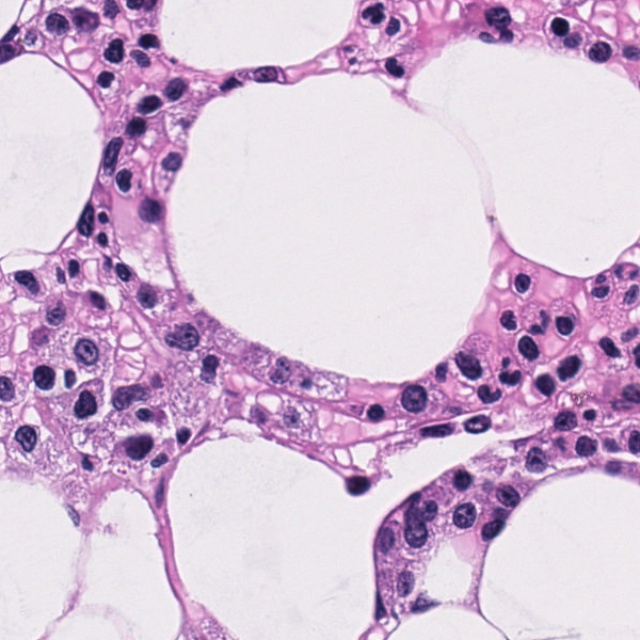
#> input picture projects/TensorflowSlightlyFlexibleUNet/MBM/mini_test/images/barrdistorted_101_0.3_0.3_1019.jpg, 640 x 640 px; its folder holds 4 pictures in this run
$ python sharpen.py
#> lines starting #> are read from the running program, lines starting #| are printed output that depends on the picture
# Copyright 2024 antillia.com Toshiyuki Arai
#
# Licensed under the Apache License, Version 2.0 (the "License");
# you may not use this file except in compliance with the License.
# You may obtain a copy of the License at
#
#    http://www.apache.org/licenses/LICENSE-2.0
#
# Unless required by applicable law or agreed to in writing, software
# distributed under the License is distributed on an "AS IS" BASIS,
# WITHOUT WARRANTIES OR CONDITIONS OF ANY KIND, either express or implied.
# See the License for the specific language governing permissions and
# limitations under the License.
#
# sharpen.py
# 2024/09/19

import os
import glob
import cv2
import numpy as np
import shutil
import traceback

def sharpen(images_dir, sharpen_k, output_dir):
#> called with images_dir = './mini_test/images', sharpen_k = 1, output_dir = './sharpened'
  image_files = glob.glob(images_dir + "/*.jpg")
  for image_file in image_files:
    basename = os.path.basename(image_file)
    image = cv2.imread(image_file)
#> image is the input picture: shape (640, 640, 3); mean B, G, R 212.4, 187.6, 211
    if sharpen_k > 0:
      k = sharpen_k
      kernel = np.array([[-k, -k, -k],
                       [-k, 1+8*k, -k],
                       [-k, -k, -k]])
    sharpened = cv2.filter2D(image, ddepth=-1, kernel=kernel)
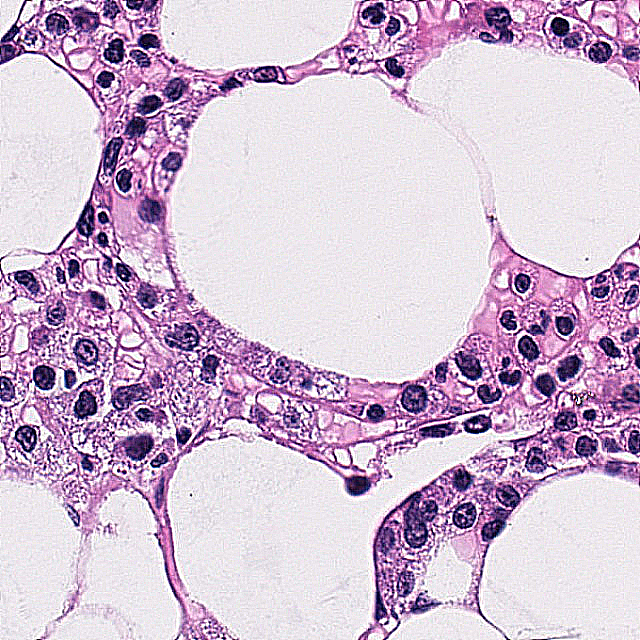
#> sharpened: shape (640, 640, 3); mean B, G, R 209.8, 186.5, 207.4
    output_file = os.path.join(output_dir, basename)

    cv2.imwrite(output_file, sharpened)
    print("--- Saved {}".format(output_file))
#> pass 2 of the loop in sharpen, `for image_file in image_files:`:
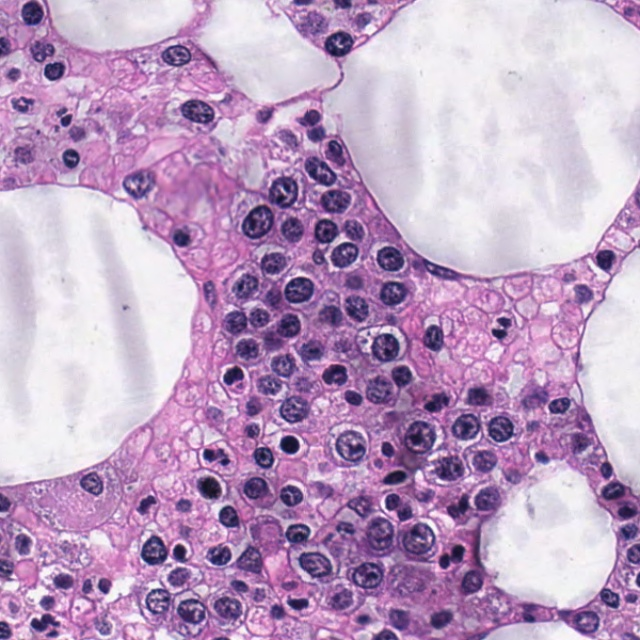
#> input picture projects/TensorflowSlightlyFlexibleUNet/MBM/mini_test/images/barrdistorted_101_0.3_0.3_1029.jpg, 640 x 640 px
#> in sharpen, image is the input picture: shape (640, 640, 3); mean B, G, R 194.7, 158.9, 189.2
#> in sharpen, `sharpened = cv2.filter2D(image, ddepth=-1, kernel=kernel)`:
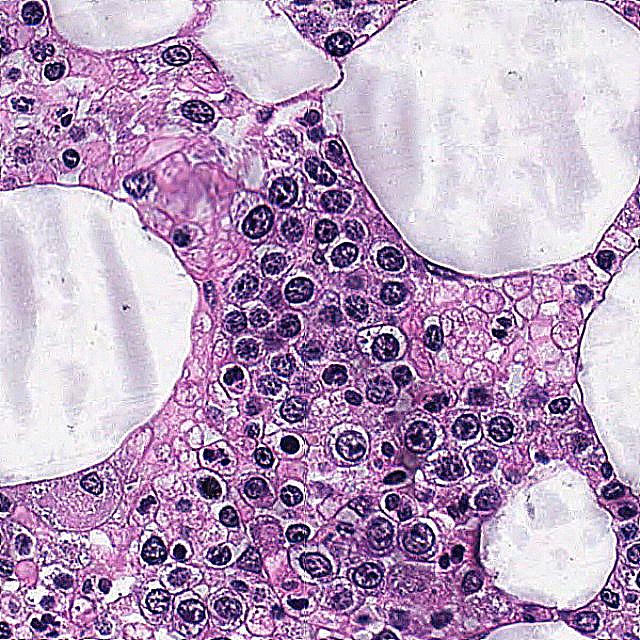
#> sharpened: shape (640, 640, 3); mean B, G, R 191.2, 158.2, 185.2
#> pass 3 of the loop in sharpen, `for image_file in image_files:`:
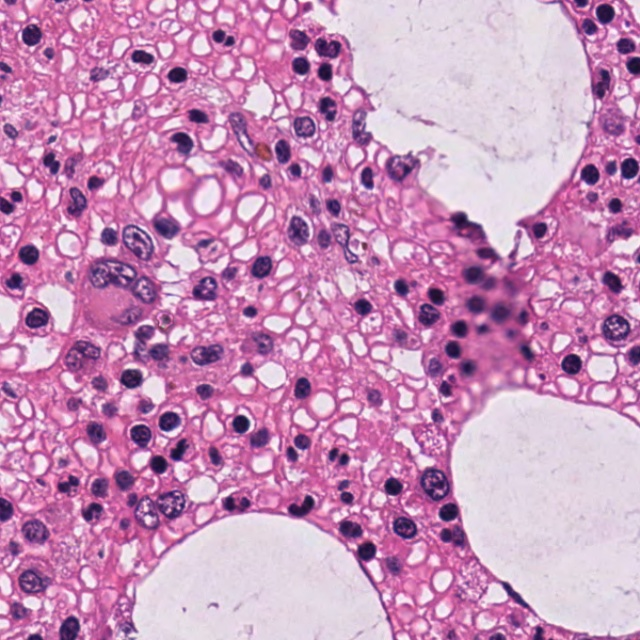
#> input picture projects/TensorflowSlightlyFlexibleUNet/MBM/mini_test/images/barrdistorted_102_0.3_0.3_1008.jpg, 640 x 640 px
#> in sharpen, image is the input picture: shape (640, 640, 3); mean B, G, R 186.2, 145.3, 199.8
#> in sharpen, `sharpened = cv2.filter2D(image, ddepth=-1, kernel=kernel)`:
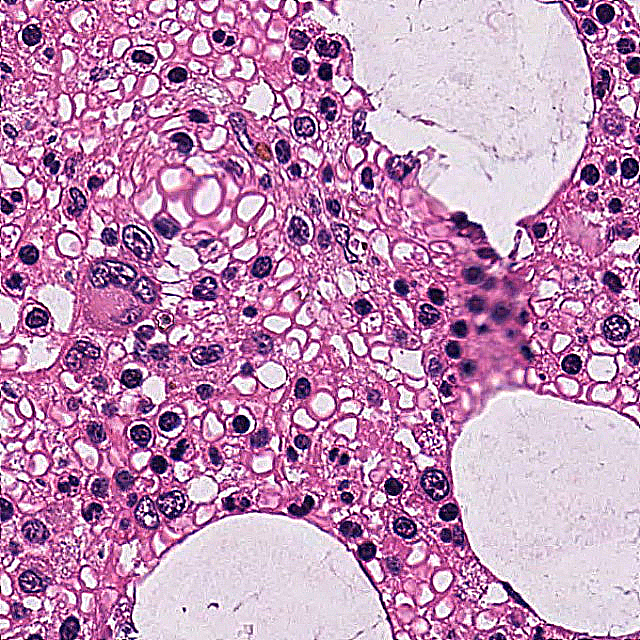
#> sharpened: shape (640, 640, 3); mean B, G, R 182.4, 143.8, 192.7
#> the loop made 4 passes; the first 3 are shown

if __name__ == "__main__":
  try:
     images_dir = "./mini_test/images"
     output_dir = "./sharpened"
     if os.path.exists(output_dir):
       shutil.rmtree(output_dir)
     os.makedirs(output_dir)
     sharpen_k = 1
     sharpen(images_dir, sharpen_k, output_dir)

  except:
    traceback.print_exc()
